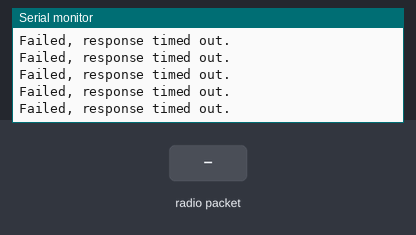
Bench run of a sketch on a simulated Arduino Uno, built with avr-gcc and run on an emulated ATmega328P. On the bench: the last lines printed to the serial monitor. The inputs (shaded band) are chosen by the test bench. No radio packets arrive unless stated.

Above: at 1.2 s.
1.3 s: radio packet "1" arrives
At 1.47 s:
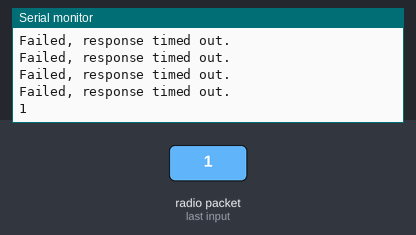
2.8 s: radio packet "0" arrives
At 2.97 s:
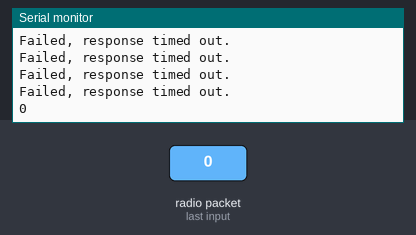
4.3 s: radio packet "2" arrives
At 4.47 s:
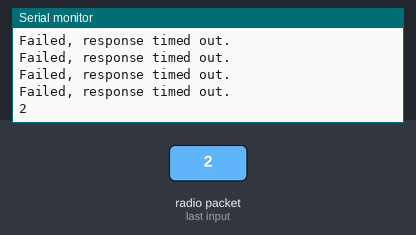

Measured:
- after the input at 1.3 s, the serial monitor: prints a new line at once (image 1)
- after the input at 2.8 s, the serial monitor: prints a new line at once (image 2)
- after the input at 4.3 s, the serial monitor: prints a new line at once (image 3)

The sketch:

baseFirmware.ino
```cpp
// Base

#include <SPI.h>
#include <RF24.h>

// antenna variables and object
RF24 radio(7, 8);
byte node_A_address[6] = "NodeA";
byte node_B_address[6] = "NodeB";

// global sensor and actuators data (101 is to ceck datas integrity)
// motor, airPump, parachute
int actuatorsData[12] = {101, 0, 0, 0};
// temperature, humidity, gps, barometer, airPump, accelerometer, stepper,  parachute, stepperV, servoV, airPumpV
char sensorDataString[64] = "";

void setup() {
  // antenna setup
  radio.begin();
  radio.setPALevel(RF24_PA_MAX); //RF24_PA_MAX  RF24_PA_LOW
  radio.openWritingPipe(node_B_address);
  radio.openReadingPipe(1, node_A_address);
  radio.startListening();

  // serial setup
  Serial.begin(9600);
}

void loop() {

  // antenna comunication
  radio.stopListening();

  unsigned long start_time = micros();
  if (!radio.write(&actuatorsData, sizeof(actuatorsData))) {
    Serial.println(F("failed"));
  }

  radio.startListening();

  unsigned long started_waiting_at = micros();
  boolean timeout = false;

  while (!radio.available()) {
    if (micros() - started_waiting_at > 200000) {
      timeout = true;
      break;
    }
  }

  if (timeout){
    Serial.println(F("Failed, response timed out."));
  } else {
    radio.read(&sensorDataString, sizeof(sensorDataString));
    unsigned long end_time = micros();
    Serial.println(sensorDataString);
  }
  delay(20);
}
```
